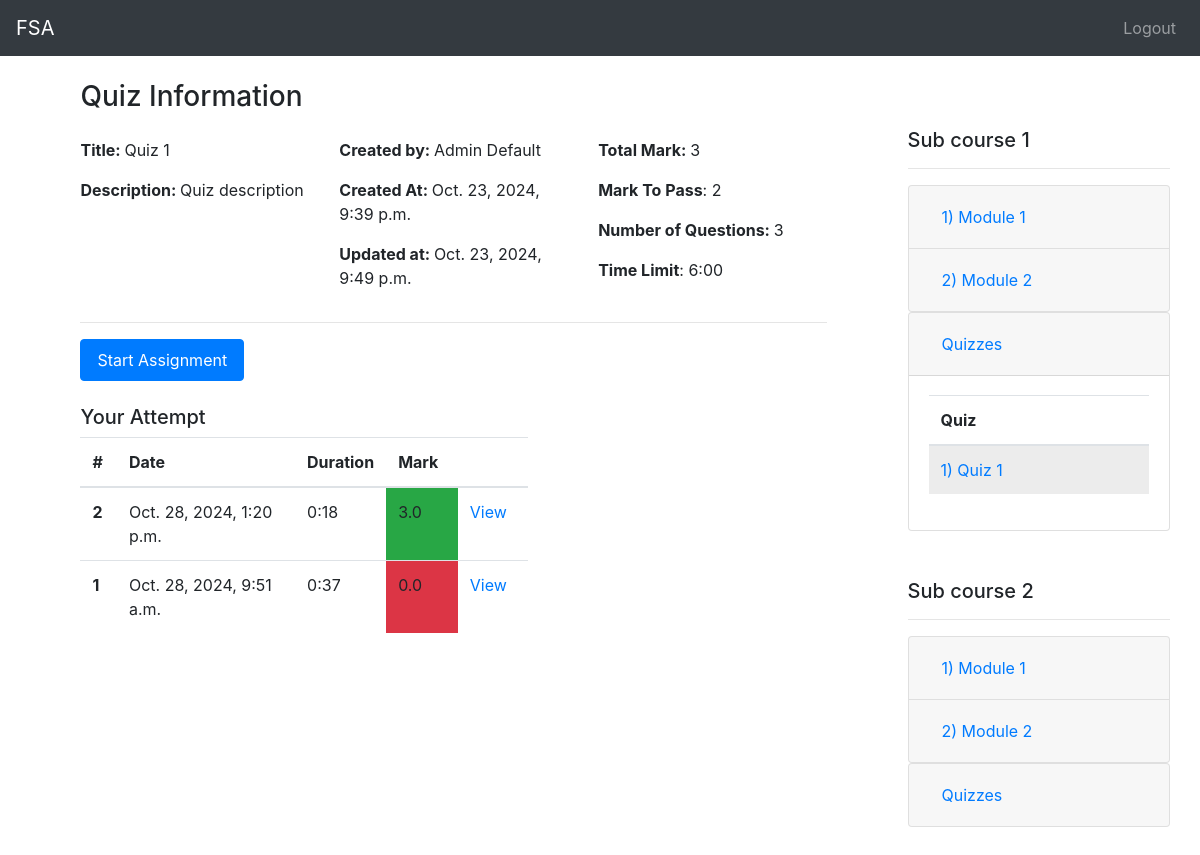
Screenshot of /course/1/course-1/quiz_preview/1 (signed in) with the database file from the repository.
### course/models.py (models this page shows, shortened)
class Quiz(models.Model):
    quiz_title = models.CharField(max_length=255)
    quiz_description = models.TextField(blank=True, null=True, max_length=500)
    total_mark = models.IntegerField()
    mark_to_pass = models.IntegerField()
    time_limit = models.IntegerField(null=True, default=0)
    using_seb = models.BooleanField(default=False)
    order = models.IntegerField()
    created_by = models.ForeignKey(User, on_delete= models.SET_NULL, null=True, related_name="quiz_created")
    sub_course = models.ForeignKey(Sub_Course, on_delete=models.CASCADE, related_name='quizzes')
    created_at = models.DateTimeField(auto_now_add=True)
    updated_at = models.DateTimeField(auto_now=True)
    class Meta:
        unique_together = ('order', 'sub_course')

class Student_Quiz_Attempt(models.Model):
    score = models.FloatField(default=0)
    is_proctored = models.BooleanField(default=False)
    proctoring_data = models.JSONField(null=True, default=dict)
    duration = models.IntegerField(default=0)
    attempt_date = models.DateTimeField(auto_now_add=True)
    user = models.ForeignKey(User, on_delete= models.CASCADE, related_name='attempted_quiz')
    quiz = models.ForeignKey(Quiz, on_delete= models.CASCADE, related_name='attempted_student')

class Sub_Course(models.Model):
    title = models.CharField(max_length=255)
    order = models.IntegerField()
    course = models.ForeignKey(Course, on_delete=models.CASCADE, related_name='sub_courses')
    class Meta:
        unique_together = ('course', 'order')
    def __str__(self):
        return self.title

class Module(models.Model):
    title = models.CharField(max_length=255)
    order = models.IntegerField()
    created_by = models.ForeignKey(User, on_delete= models.SET_NULL, null=True, related_name="module_created")
    sub_course = models.ForeignKey(Sub_Course, on_delete=models.CASCADE, related_name='modules')
    created_at = models.DateTimeField(auto_now_add=True)
    updated_at = models.DateTimeField(auto_now=True)
    class Meta:
        unique_together = ('order', 'sub_course')

### user/models.py (models this page shows, shortened)
class User(AbstractUser):
    full_name = models.CharField(max_length=255, blank=True, null=True)
    role = models.ForeignKey(Role, on_delete=models.SET_NULL, null=True, blank=True)

### course/views/quiz_operations.py (the view)
# urls.py: path('<int:course_pk>/<str:course_name>/quiz_preview/<int:quiz_pk>',quiz_operations.quiz_preview,name='quiz_preview'),
@login_required
@custom_user_passes_test(
    block_unenrolled_student, "course:short_link_course", ["course_pk"]
)
def quiz_preview(request, course_pk, course_name, quiz_pk):
    course = get_object_or_404(Course, pk=course_pk)
    if course_name != course.url():
        raise Http404("Incorrect course name!")
    course = get_object_or_404(Course, pk=course_pk)
    course_name = course.url()
    quiz = get_object_or_404(Quiz, pk=quiz_pk)
    num_of_questions = len(quiz.questions.all())
    attempts = list(Student_Quiz_Attempt.objects.filter(quiz=quiz, user=request.user))
    attempts.reverse()
    context = {
        "course": course,
        "num_of_questions": num_of_questions,
        "quiz": quiz,
        "attempts": attempts,
        "sub_courses": {},
    }
    query_all_sub_courses(course, context)
    return render(request, "quiz_operations/quiz_preview_view.html", context)

### course/models.py (called while the page is built)
    def url(self):
        course_url = unidecode(self.course_name)
        course_url = course_url.lower()
        course_url = course_url.replace(' ', '-')
        return course_url

### course/views/utils.py (called while the page is built)
def query_all_sub_courses(course, context:dict):
    sub_courses = course.sub_courses.all()
    for sub_course in sub_courses:
        modules = sub_course.modules.all().order_by("order")
        quizzes = sub_course.quizzes.all().order_by("order")
        context['sub_courses'][sub_course] = {
            'modules': {},
            'quizzes': quizzes,
        }
        for module in modules:
            sub_modules = module.sub_modules.all().order_by("order")
            context['sub_courses'][sub_course]['modules'][module] = sub_modules

### main/utils/block.py (called while the page is built)
def custom_user_passes_test(
        test_func: Callable[[Any], bool],
        url_name_space: str|None= None,
        reverse_kwarg_keys: List[str] = [],
        *decorator_args,
        **decorator_kwargs
    ):
    def decorator(view_func):
        @wraps(view_func)
        def _wrapped_view(request, *args, **kwargs):
            if test_func(request.user, *args, *decorator_args, **kwargs, **decorator_kwargs):
                return view_func(request, *args, **kwargs)
            else:
                return redirect(reverse(url_name_space, kwargs= {key: kwargs[key] for key in reverse_kwarg_keys}))
        return _wrapped_view
    return decorator

def block_unenrolled_student(user, course_pk, *args, **kwargs):
    return len(user.enrolled_courses.filter(course=course_pk)) == 1

### course/templates/quiz_operations/quiz_preview_view.html (shortened to what this page needs)
{% extends "main_course_view.html" %}
{% load static %}
{% block left_content %}
    {% include "quiz_operations/quiz_preview.html" %}
{% endblock left_content %}
{% block right_content %}
    {% include "course_operations/list_course_content.html" %}
{% endblock right_content %}

### course/templates/quiz_operations/quiz_preview.html
<div class="mx-auto pb-4" style="width: 90%;">
    <h3 class="mb-4">Quiz Information</h3>
    <div class="row">
        <div class="col">
            <p><strong>Title: </strong>{{ quiz.quiz_title }}</p>
            <p><strong>Description: </strong>{{ quiz.quiz_description }}</p>
          </div>
          <div class="col">
            <p><strong>Created by: </strong>{{ quiz.created_by.full_name }}</p>
            <p><strong>Created At: </strong>{{ quiz.created_at }}</p>
            <p><strong>Updated at: </strong>{{ quiz.updated_at }}</p>
          </div>
          <div class="col">
          <p><strong>Total Mark: </strong>{{ quiz.total_mark }}</p>
          <p><strong>Mark To Pass</strong>: {{ quiz.mark_to_pass }}</p>
          <p><strong>Number of Questions: </strong>{{ num_of_questions }}</p>
          <p><strong>Time Limit</strong>: <span class="time">{{ quiz.time_limit }}</span></p>
      </div>
    </div>
    <hr>
    {% if quiz.using_seb %}
      <div class="alert alert-warning" role="alert">
        Install <a href="https://safeexambrowser.org/download_en.html" target="_blank">Safe Exam Browser</a> before starting assignment!
      </div>
      <button id="start_assign_btn" sebLink="{% url "course:short_link_do_quiz" course.pk quiz.pk %}" class="btn btn-primary px-3 py-2">Open Seb</button>
    {% else %}
      <a href="{% url "course:short_link_do_quiz" course.pk quiz.pk %}" class="btn btn-primary px-3 py-2">Start Assignment</a>
    {% endif %}
    <h5 class="mt-4">Your Attempt</h5>
    <table class="table" style="width: 60%;">
        <thead>
          <tr>
            <th class="col-1">#</th>
            <th class="col-6">Date</th>
            <th class="col-1">Duration</th>
            <th class="col-2">Mark</th>
            <th class="col-2"></th>
          </tr>
        </thead>
        <tbody>
          {% for attempt in attempts %}
            <tr>
              <th scope="row" style="justify-content: center;">{{ forloop.revcounter }}</th>
              <td>{{ attempt.attempt_date }}</td>
              <td><span class="time">{{ attempt.duration }}</span></td>
              <td class="{% if attempt.score >= quiz.mark_to_pass %}bg-success{% else %}bg-danger{% endif %}">{{ attempt.score }}</td>
              <td><a href="{% url "course:short_link_attempted_quiz_preview" course.pk quiz.pk attempt.pk %}" >View</a></td>
            </tr>
          {% endfor %}
        </tbody>
      </table>
</div>

### course/templates/course_operations/list_course_content.html
{% for sub_course, modules_and_quizzes in sub_courses.items %}
{% if modules_and_quizzes.modules or modules_and_quizzes.quizzes %}
<div class="my-5">
    <h5>{{ sub_course }}</h5>
    <hr>
        {% include "course_operations/module_collapse.html" %}
        {% include "course_operations/quiz_collapse.html" %}
</div>
{% endif %}
{% endfor %}

### course/templates/course_operations/module_collapse.html (shortened to what this page needs)
<div class="accordion mt-2" id="accordion_module">
    {% for module, sub_modules in modules_and_quizzes.modules.items %}
    <div class="card">
        <div class="card-header" id="module_heading_{{ module.pk }}">
            <h2 class="mb-0">
                <button
                    class="btn btn-link btn-block text-left {% if sub_module.module.id %}{% if module.pk == sub_module.module.id %}collapsed{% endif %}{% endif %}"
                    type="button" data-toggle="collapse" data-target="#module_collapse_{{ module.pk }}"
                    aria-expanded="{% if sub_module.module.id %}{% if module.pk == sub_module.module.id %}true{% else %}false{% endif %}{% endif %}"
                    aria-controls="module_collapse_{{ module.pk }}">
                    {{ module.order }}) {{ module.title }}
                </button>
            </h2>
        </div>
    </div>
    {% endfor %}
</div>

### course/templates/course_operations/quiz_collapse.html
{% if modules_and_quizzes.quizzes %}
<div class="accordion" id="accordion_quiz">
  <div class="card">
    <div class="card-header" id="quiz_heading_{{ sub_course.pk }}">
      <h2 class="mb-0">
        <button
          class="btn btn-link btn-block text-left {% if quiz.sub_course.id %}{% if sub_course.pk == quiz.sub_course.id %}collapsed{% endif %}{% endif %}"
          type="button" data-toggle="collapse" data-target="#quiz_collapse_{{ sub_course.pk }}"
          aria-expanded="{% if quiz.sub_course.id %}{% if sub_course.pk == quiz.sub_course.id %}true{% else %}false{% endif %}{% endif %}"
          aria-controls="quiz_collapse_{{ sub_course.pk }}">
          Quizzes
        </button>
      </h2>
    </div>
    <div id="quiz_collapse_{{ sub_course.pk }}"
      class="collapse {% if quiz.sub_course.id %}{% if sub_course.pk == quiz.sub_course.id %}show{% endif %}{% endif %}"
      aria-labelledby="quiz_heading_{{ sub_course.pk }}" data-parent="#accordion_quiz">
      <div class="card-body">
        <table class="table table-hover">
          <thead>
            <tr>
              <th scope="col-11">Quiz</th>
            </tr>
          </thead>
          <tbody>
            {% for quiz_looping in modules_and_quizzes.quizzes %}
            <tr>
              <td class="{% if quiz.pk %}{% if quiz.pk == quiz_looping.pk %}table-active{% endif %}{% endif %}" id="quiz_{{quiz_looping.id}}">
                <a href="{% url "course:short_link_quiz_preview" course.pk quiz_looping.pk %}">
                  {{ quiz_looping.order }}) {{ quiz_looping.quiz_title}}
                </a>
              </td>
            </tr>
            {% endfor %}
          </tbody>
        </table>
      </div>
    </div>
  </div>
</div>
{% endif %}

### rows the page displays
Quiz: quiz_title "Quiz 1", quiz_description "Quiz description", created_by.full_name "Admin Default", created_at "Oct. 23, 2024, 9:39 p.m.", updated_at "Oct. 23, 2024, 9:49 p.m.", total_mark "3", mark_to_pass "2", order "1"
Student_Quiz_Attempt: attempt_date "Oct. 28, 2024, 1:20 p.m.", score "3.0"
Student_Quiz_Attempt: attempt_date "Oct. 28, 2024, 9:51 a.m.", score "0.0"
Sub_Course: title "Sub course 1"
Module: order "1", title "Module 1"
Module: order "2", title "Module 2"
Sub_Course: title "Sub course 2"
Module: order "1", title "Module 1"
Module: order "2", title "Module 2"

### other values shown
{{ num_of_questions }} "3"
